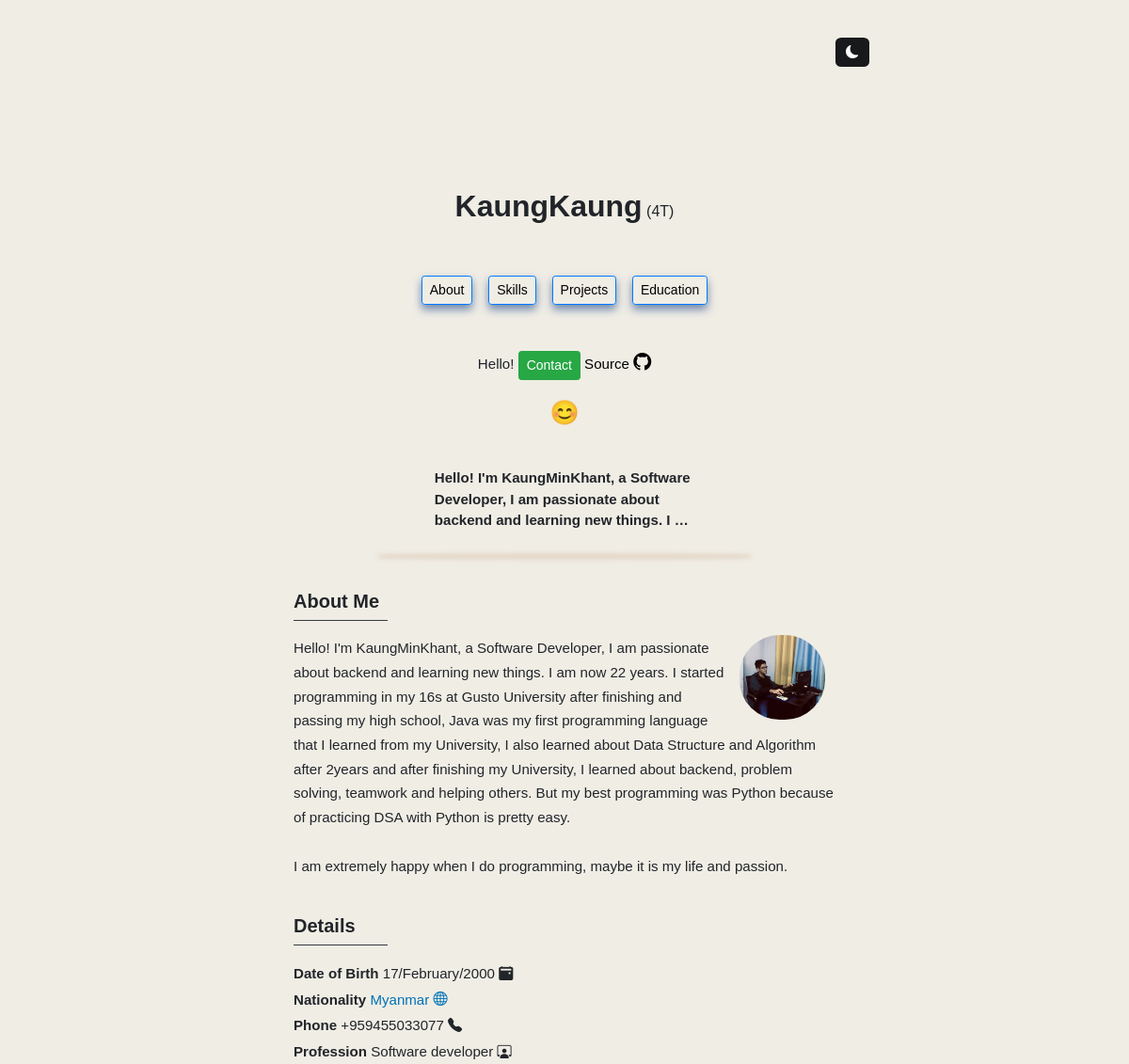
Before: / (upper part) with the older database file.
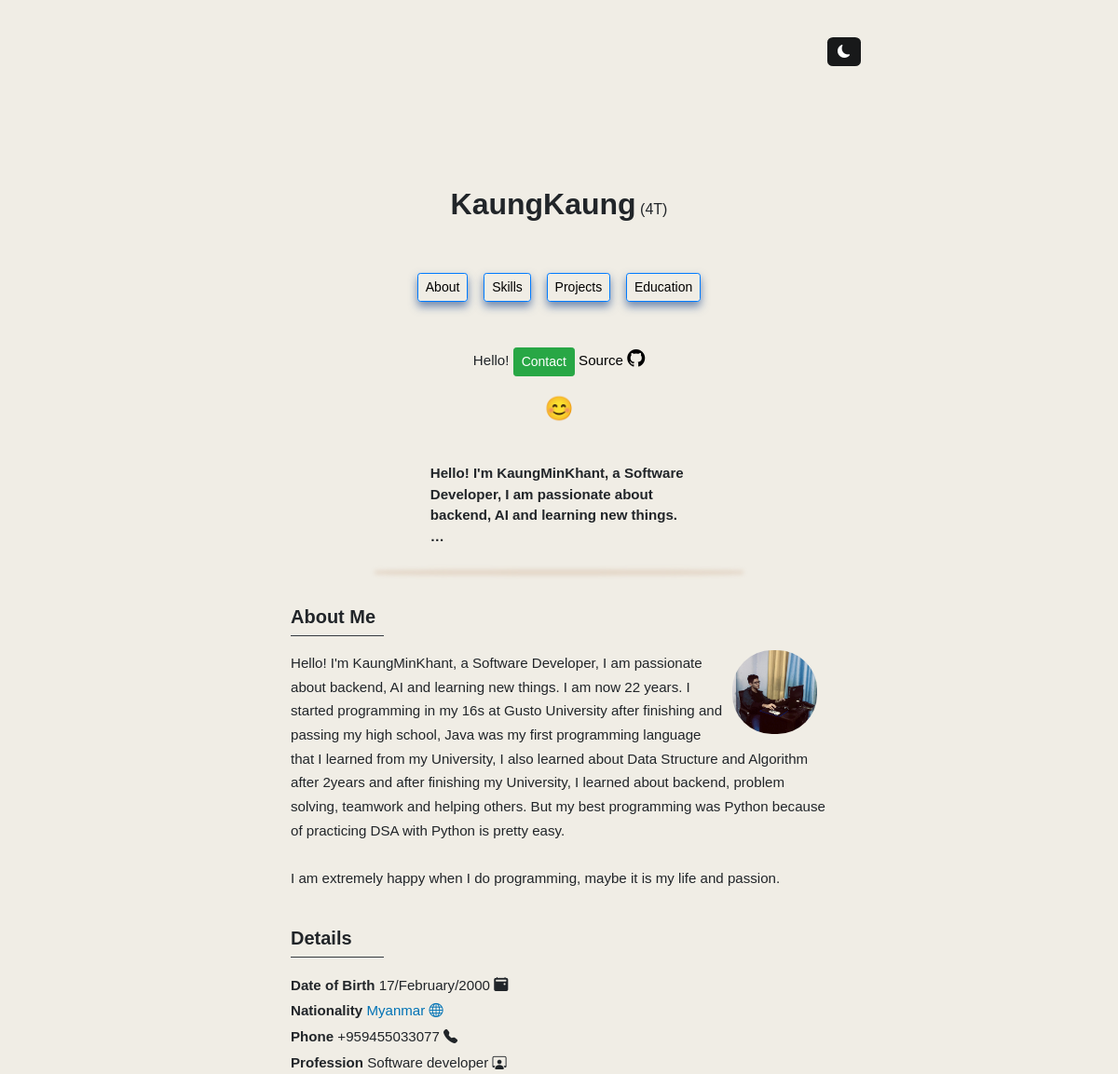
After: the same page with the newer database file.
### display/models.py (models this page shows, shortened)
class About(models.Model):
    user = models.ForeignKey(Profile, default=None, on_delete=models.CASCADE)
    about = models.TextField()
    conclusion = models.CharField(max_length=255)
    dob = models.CharField(max_length=255)
    nation = models.CharField(max_length=255)
    phone = models.CharField(max_length=255)
    profession = models.CharField(max_length=255)
    email = models.CharField(max_length=255)
    github = models.CharField(max_length=255, null=True, blank=True)
    leet = models.CharField(max_length=255, null=True, blank=True)
    linked = models.CharField(max_length=255, null=True, blank=True)
    graduate = models.CharField(max_length=255, null=True, blank=True)
    nation_url = models.URLField(null=True, blank=True)

class Profile(AbstractUser):
    image = models.ImageField(upload_to='media')

### display/views.py (the view, shortened to what this page needs)
# urls.py: 2. Add a URL to urlpatterns:  path('', views.home, name='home')
def home(request):
    about = About.objects.all()
    return render(request, "index.html",
                 {"About":about})

### template/index.html (shortened to what this page needs)
{% extends 'main.html' %}
{% block content %}
{% include 'chain.html' %}
{% load static %}
<link rel="stylesheet" href="{% static 'style.css' %}">
{% include 'profile.html' %}
<div style="height:40px;"></div>
<html>
<body>
            {% for about in About %}
    <div class="context" style="width:48%;font-size:15.1px;">
        <div class="context" style="width:48%;font-size:15.1px;">
        <div class="about2 animation4" style="margin:auto;max-width:590px;font-family: Arial, Helvetica, sans-serif;">
    <p> <b>{{ about.about|truncatewords:16 }}</b> </p>
        </div>
        </div>
        <div class="box1 about2" style="height:1px;border-radius: 50%;margin:auto;max-width:390px;"></div>
        <br><br>
<div class="" style="float:right;width:112px;height:140px;">
    <a href="{{ about.user.image.url }}" target="_blank">
    <img class="image about" src="{{ about.user.image.url }}" alt="">
        </a>
        </div>
    <div class="about" style="margin:auto;max-width:590px;">
            <h5><b>About Me</b></h5>
        <legend class="border-bottom border-dark mb-3" style="width:100px;"></legend>
        <p style="font-size:15.1px;line-height: 25.7px;">
            {{ about.about }}
            <br><br>
            {{ about.conclusion }}
        </p>
    </div>
        <br>
        <div class="about" style="font-size:15.1px;margin:auto;max-width:590px;">
        <h5><b>Details</b></h5>
        <legend class="border-bottom border-dark mb-3" style="width:100px;"></legend>
            <ul class="nav flex-column" style="line-height: 27.7px;">
        <li class="nav-item"><b>Date of Birth</b> {{about.dob}} <i class="bi bi-calendar2-event-fill"></i></li>
                       <li class="nav-item"><b>Nationality</b> <a class="plink" href="{{about.nation_url}}" target="_blank" style="color:#0072B5;text-decoration:none;">{{about.nation}} <i class="bi bi-globe"></i></a></li>
                     <li class="nav-item"><b>Phone</b> {{about.phone}} <i class="bi bi-telephone-fill"></i></li>
                   <li class="nav-item"><b>Profession</b> {{about.profession}} <i class="bi bi-person-workspace"></i></li>
            </ul>
        </div>
    </div>
                {% endfor %}
</body>
</html>
{% endblock %}

Changed rows visible on the page:
changed About "I am extremely happy when I do programming, maybe it is my life and passion.": about "Hello! I'm KaungMinKhant, a Software Developer, I am passionate about backend and learning new things. I …" → "Hello! I'm KaungMinKhant, a Software Developer, I am passionate about backend, AI and learning new things. …"; about "…I am passionate about backend and learning new things.…" → "…I am passionate about backend, AI and learning new things.…"
